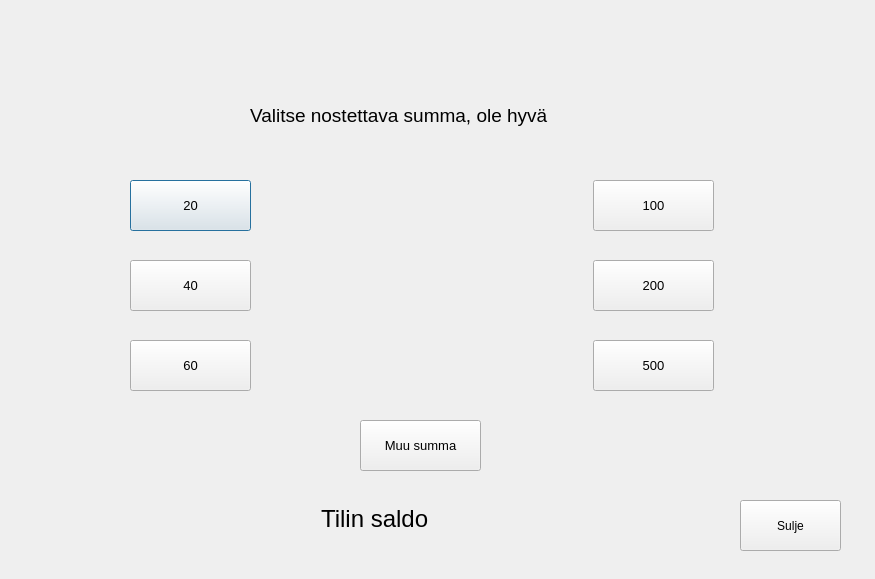
<?xml version="1.0" encoding="UTF-8"?>
<ui version="4.0">
 <class>NostaRahaa</class>
 <widget class="QDialog" name="NostaRahaa">
  <property name="geometry">
   <rect>
    <x>0</x>
    <y>0</y>
    <width>875</width>
    <height>579</height>
   </rect>
  </property>
  <property name="windowTitle">
   <string>Dialog</string>
  </property>
  <widget class="QPushButton" name="btn_20">
   <property name="geometry">
    <rect>
     <x>130</x>
     <y>180</y>
     <width>121</width>
     <height>51</height>
    </rect>
   </property>
   <property name="font">
    <font>
     <pointsize>10</pointsize>
    </font>
   </property>
   <property name="text">
    <string>20</string>
   </property>
  </widget>
  <widget class="QPushButton" name="btn_40">
   <property name="geometry">
    <rect>
     <x>130</x>
     <y>260</y>
     <width>121</width>
     <height>51</height>
    </rect>
   </property>
   <property name="font">
    <font>
     <pointsize>10</pointsize>
    </font>
   </property>
   <property name="text">
    <string>40</string>
   </property>
  </widget>
  <widget class="QPushButton" name="btn_60">
   <property name="geometry">
    <rect>
     <x>130</x>
     <y>340</y>
     <width>121</width>
     <height>51</height>
    </rect>
   </property>
   <property name="font">
    <font>
     <pointsize>10</pointsize>
    </font>
   </property>
   <property name="text">
    <string>60</string>
   </property>
  </widget>
  <widget class="QPushButton" name="btn_100">
   <property name="geometry">
    <rect>
     <x>593</x>
     <y>180</y>
     <width>121</width>
     <height>51</height>
    </rect>
   </property>
   <property name="font">
    <font>
     <pointsize>10</pointsize>
    </font>
   </property>
   <property name="text">
    <string>100</string>
   </property>
  </widget>
  <widget class="QPushButton" name="btn_200">
   <property name="geometry">
    <rect>
     <x>593</x>
     <y>260</y>
     <width>121</width>
     <height>51</height>
    </rect>
   </property>
   <property name="font">
    <font>
     <pointsize>10</pointsize>
    </font>
   </property>
   <property name="text">
    <string>200</string>
   </property>
  </widget>
  <widget class="QPushButton" name="btn_500">
   <property name="geometry">
    <rect>
     <x>593</x>
     <y>340</y>
     <width>121</width>
     <height>51</height>
    </rect>
   </property>
   <property name="font">
    <font>
     <pointsize>10</pointsize>
    </font>
   </property>
   <property name="text">
    <string>500</string>
   </property>
  </widget>
  <widget class="QPushButton" name="btn_muuSumma">
   <property name="geometry">
    <rect>
     <x>360</x>
     <y>420</y>
     <width>121</width>
     <height>51</height>
    </rect>
   </property>
   <property name="font">
    <font>
     <pointsize>10</pointsize>
    </font>
   </property>
   <property name="text">
    <string>Muu summa</string>
   </property>
  </widget>
  <widget class="QPushButton" name="btn_close">
   <property name="geometry">
    <rect>
     <x>740</x>
     <y>500</y>
     <width>101</width>
     <height>51</height>
    </rect>
   </property>
   <property name="text">
    <string>Sulje</string>
   </property>
  </widget>
  <widget class="QLabel" name="label_asiakas">
   <property name="geometry">
    <rect>
     <x>310</x>
     <y>40</y>
     <width>321</width>
     <height>41</height>
    </rect>
   </property>
   <property name="font">
    <font>
     <pointsize>20</pointsize>
    </font>
   </property>
   <property name="text">
    <string/>
   </property>
  </widget>
  <widget class="QLabel" name="label">
   <property name="geometry">
    <rect>
     <x>250</x>
     <y>90</y>
     <width>421</width>
     <height>51</height>
    </rect>
   </property>
   <property name="font">
    <font>
     <pointsize>14</pointsize>
    </font>
   </property>
   <property name="text">
    <string>Valitse nostettava summa, ole hyvä</string>
   </property>
  </widget>
  <widget class="QWidget" name="layoutWidget">
   <property name="geometry">
    <rect>
     <x>321</x>
     <y>500</y>
     <width>241</width>
     <height>38</height>
    </rect>
   </property>
   <layout class="QGridLayout" name="gridLayout">
    <item row="0" column="0">
     <widget class="QLabel" name="label_2">
      <property name="font">
       <font>
        <pointsize>18</pointsize>
       </font>
      </property>
      <property name="text">
       <string>Tilin saldo</string>
      </property>
     </widget>
    </item>
    <item row="0" column="1">
     <widget class="QLabel" name="label_saldo">
      <property name="font">
       <font>
        <pointsize>18</pointsize>
       </font>
      </property>
      <property name="text">
       <string/>
      </property>
     </widget>
    </item>
   </layout>
  </widget>
 </widget>
 <resources/>
 <connections/>
</ui>
